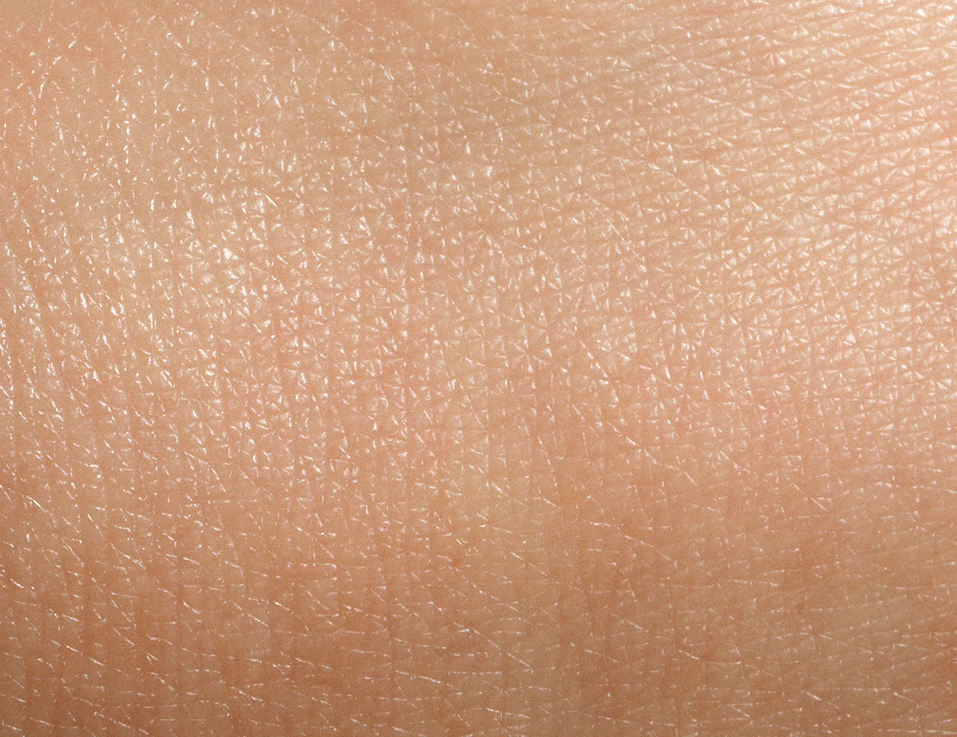
#> input picture Computer Vision/mini_project_3/imgs/skin01.png, 957 x 737 px, shrunk from 1241 x 956 before the run, given in place of training_image.png, which was not available
$ python main.py
#> lines starting #> are read from the running program, lines starting #| are printed output that depends on the picture; after the words box and inside, x2 and y2 are one past the last pixel; in counts of white or black regions, pixels touching at a corner belong together; pictures that were not available may be replaced by others from this repository, and a replacement may not be noted
#> further down, img_train is the input picture: shape (737, 957, 3); mean B, G, R 125.6, 157, 203.2
import numpy as np
import cv2
import math

def calculate_hs_histogram(img, bin_size):
#> called with bin_size = 20
    height, width, _ = img.shape
#> height = 737; width = 957
    img_hsv = cv2.cvtColor(img, cv2.COLOR_BGR2HSV)
#> img_hsv: shape (737, 957, 3); mean H, S, V 12.2, 99.2, 203.2
    max_h = 179
    max_s = 255
    hs_hist = np.zeros((math.ceil(max_h+1/bin_size), math.ceil(max_s+1/bin_size)))
    for i in range(height):
        for j in range(width):
            h = img_hsv[i, j, 0]
            s = img_hsv[i, j, 1]
            hs_hist[math.floor(h/bin_size), math.floor(s/bin_size)] += 1
    hs_hist /= hs_hist.sum()
#> hs_hist: shape (180, 256) float64; min 0, max 0.352, mean 2.17e-05
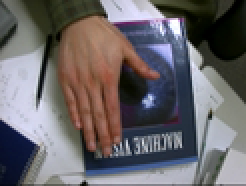
#> input picture Computer Vision/mini_project_3/imgs/testing_image.bmp, 123 x 93 px, shrunk from 160 x 120 before the run, found by its file name (shown 2 times larger)
#> further down, img_test is the input picture: shape (93, 123, 3); mean B, G, R 104.6, 101.9, 105.9
    return hs_hist

def color_segmentation(img, hs_hist, bin_size, threshold):
#> called with bin_size = 20, threshold = 0.03
    height, width, _ = img.shape
#> height = 93; width = 123
    hsv = cv2.cvtColor(img, cv2.COLOR_BGR2HSV)
#> hsv: shape (93, 123, 3); mean H, S, V 73.1, 76.8, 118.2
    mask = np.zeros((height, width, 1))
    for i in range(height):
        for j in range(width):
            h = hsv[i, j, 0]
            s = hsv[i, j, 1]
            if hs_hist[math.floor(h/bin_size), math.floor(s/bin_size)] > threshold:
                mask[i, j, 0] = 1
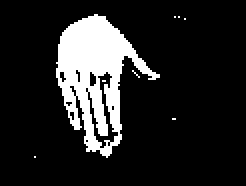
#> mask: shape (93, 123, 1) float64 (shown 2 times larger); values 0 (black) and 1 (white), 14.7% white; 8 white regions (7 under 20 px), largest, box (x1, y1, x2, y2) and area: (28, 7, 80, 79) 1667
    return mask


# Training
img_train = cv2.imread("training_image.png")

bin_size = 20
hs_hist = calculate_hs_histogram(img_train, bin_size)

# Testing
img_test = cv2.imread("testing_image.bmp")

threshold = 0.03
mask = color_segmentation(img_test, hs_hist, bin_size, threshold)

img_seg = img_test * mask
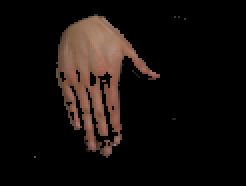
#> img_seg: shape (93, 123, 3) float64 (shown 2 times larger); mean B, G, R 11.7, 14.4, 20.3

cv2.imshow("Input", img_test)
cv2.imshow("Mask", (mask*255).astype(np.uint8))
cv2.imshow("Segmentation", img_seg.astype(np.uint8))
cv2.waitKey()
